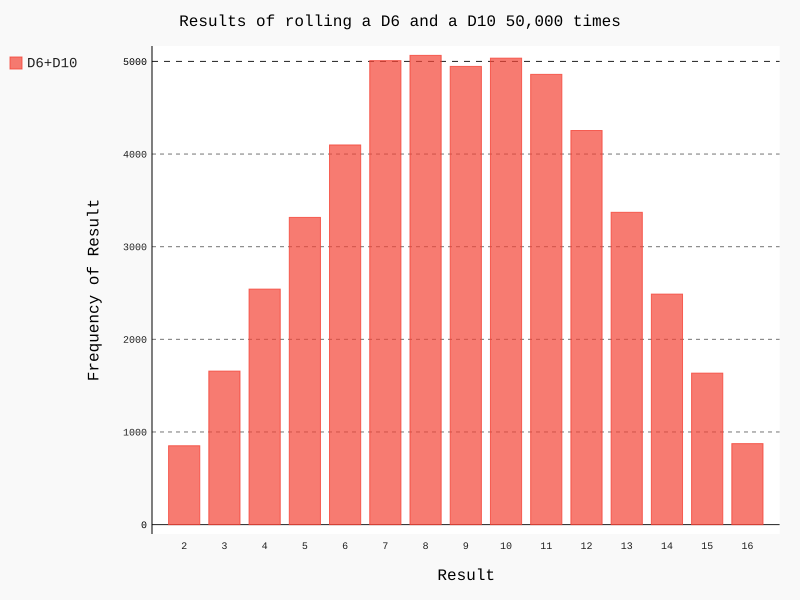

Python code for this plot:
from die import Die
import pygal

die_1= Die()
die_2= Die(10)

results=[]
for roll_num in range(50000):
    result=die_1.roll()+die_2.roll()
    results.append(result)

frequencies=[]
max_result=die_1.num_sides+die_2.num_sides
for value in range(2,max_result+1):
    frequency=results.count(value)
    frequencies.append(frequency)

#对结果进行可视化
hist=pygal.Bar()

hist.title='Results of rolling a D6 and a D10 50,000 times'
hist.x_labels=['2','3','4','5','6','7','8','9','10','11','12','13','14','15','16']
hist.x_title='Result'
hist.y_title='Frequency of Result'

hist.add('D6+D10',frequencies)
hist.render_to_file('different_visual.svg')
